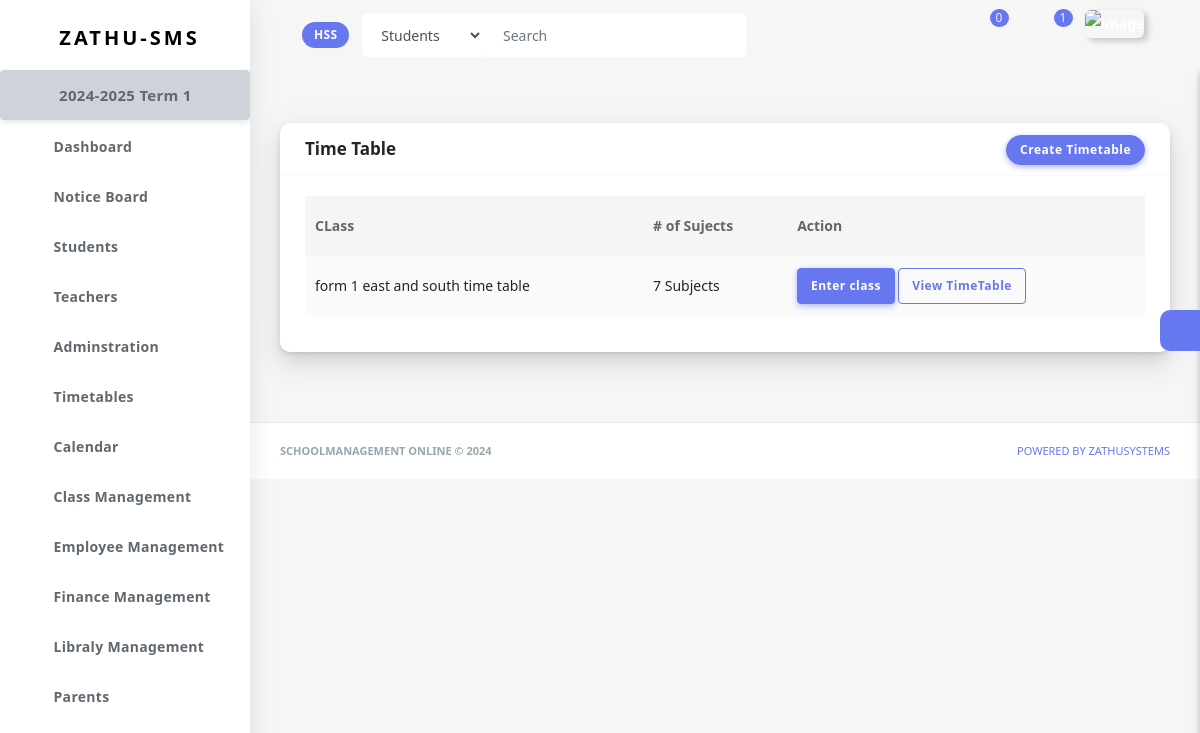
/timetable/all-time-tables-40b1d377-6656-44b4-9429-142e877d579a/ (signed in), run on the app's committed database.
### schooladminstration/models.py (models this page shows)
class Institution(models.Model):
    institution_name=models.CharField(max_length=50)
    id=models.CharField(primary_key=True, max_length=100, blank=True, unique=True, default=uuid.uuid4)
    user=models.ForeignKey(get_user_model(), on_delete=models.CASCADE, related_name='institution', blank=True, null=True, default=None)
    name_of_head=models.CharField(max_length=50, null=True, blank=True, default=None)
    name_of_principal=models.CharField(max_length=50, null=True, blank=True, default=None)
    name_of_registrar=models.CharField(max_length=50, null=True, blank=True, default=None)
    phone=models.CharField(max_length=50, null=True, blank=True)
    country=models.CharField(max_length=50, null=True, blank=True)
    city=models.CharField(max_length=50, null=True, blank=True)
    tried_subscription=models.BooleanField(default=False)
    created_at = models.DateTimeField(default=timezone.now, null=True, blank=True)
    edu=(
        ('primary education', 'Primary Education'),
        ('secondary education', 'Secondary Education'),
        ('tertialy education', 'Tertiary Education'),
    )
    edu_offer=models.CharField(max_length=20, choices=edu)
    def __str__(self):
        return self.institution_name

### school_calendar/models.py (models this page shows)
class AcademicYear(models.Model):
    institution=models.ForeignKey(Institution, on_delete=models.CASCADE, related_name='academic_year')
    year=models.CharField(max_length=9, help_text='e.g 2024-2025')
    start_date=models.DateField(help_text='starting date of this academic year')
    end_date=models.DateField(help_text='ending date of this academic year')
    date=models.DateField(auto_now_add=True)
    closed=models.BooleanField(default=False)
    def __str__(self):
        return f'{self.year}'

class Term(models.Model):
    institution=models.ForeignKey(Institution, on_delete=models.CASCADE, related_name='terms')
    academic_year=models.ForeignKey(AcademicYear, on_delete=models.CASCADE, related_name='terms')
    title=models.CharField(max_length=50, help_text='e.g Term 1/Semister 2')
    start_date=models.DateField(help_text='starting date of this term/semister')
    end_date=models.DateField(help_text='ending date of this Term/Semister')
    date=models.DateField(auto_now_add=True)
    closed=models.BooleanField(default=False)
    def __str__(self):
        return f'{self.title}'

### timetable/models.py (models this page shows)
class TimeTable(models.Model):
    school=models.ForeignKey(Institution, on_delete=models.CASCADE, related_name='titmetable')
    title=models.CharField(max_length=50, null=True, blank=True, default=None)
    classes=models.ManyToManyField(ClassRoom, null=True, blank=True, default=None , related_name='timetable')
    date_created=models.DateTimeField(auto_now_add=True)

### timetable/views.py (the view, shortened to what this page needs)
# urls.py: path('all-time-tables-<uuid:school_id>/', time_tables, name='time_tables'),
@login_required
def time_tables(request, school_id):
    if is_approved_account(request)==False: return redirect('main:un_approved')
    institution=get_institution(request, school_id)
    classes=ClassRoom.objects.filter(school=institution)
    time_table_data=TimeTable.objects.filter(school=institution)
    form=TimeTableForm()
    day_of_week=datetime.today().weekday()
    days = ["monday", "tuesday", "wednesday", "thursday", "friday", "saturday", "sunday"]
    day = days[day_of_week]
    cont={
        'data':time_table_data,
        'form':form,
        'classes':classes,
        'day':day,
        'school_id':school_id,
        'institution':institution
    }
    return render(request, 'templates/timetable/time_tables.html', cont)

### timetable/forms.py
class TimeTableForm(forms.ModelForm):
    class Meta:
        model = TimeTable
        fields = (
            'title',
        )
    def __init__(self, *args, **kwargs):
        super(TimeTableForm, self).__init__(*args, **kwargs)
        self.fields['title'].widget.attrs.update({'class':'form-control'})

### chatapp/context_processors.py (called while the page is built)
def chat_global_data(request):
    chats=None
    if request.user.is_authenticated:
        chats=Chat.objects.filter(users=(request.user)).order_by('-udated_at')
        counter_chats=Chat.objects.filter(users=(request.user)).order_by('-udated_at')[:6]
        counter=0
        for chat in counter_chats:
            messages=chat.chat_messages.filter(receiver=request.user, seen=False)
            if messages:
                counter+=1
                continue
        return {'counter_chats':counter_chats, 'chats': chats, 'counter':counter}
    return {'mkkk': chats}

### chatapp/models.py (called while the page is built)
    def unseen_msgs(self):
        msgs=self.chat_messages.filter(seen=False)
        if msgs:
            return msgs.last()
        return None

### landing_page/context_processors.py (called while the page is built)
def global_data(request):
    ins=SystemFeature.objects.all()[0:5]
    return {'featuress': ins, }

### main/templatetags/custom_filter.py (called while the page is built)
@register.filter
def first_letters(value):
    value = str(value)
    return ''.join([word[0] for word in value.split() if word]).upper()

### main/templatetags/timeago_filters.py (called while the page is built)
@register.filter
def timeago(value):
    if not isinstance(value, datetime.datetime):
        return value
    now_time = now()
    delta = now_time - value
    seconds = delta.total_seconds()
    minutes = seconds / 60
    hours = minutes / 60
    days = hours / 24
    weeks = days / 7
    months = days / 30
    years = days / 365
    if seconds < 60:
        return f"{int(seconds)}s"
    elif minutes < 60:
        return f"{int(minutes)}m"
    elif hours < 24:
        return f"{int(hours)}h"
    elif days < 7:
        return f"{int(days)}d"
    elif weeks < 4:
        return f"{int(weeks)}w"
    elif months < 12:
        return f"{int(months)}mo"
    else:
        return f"{int(years)}y"

### main/utils.py (called while the page is built)
def get_institution(request, school_id):
    istitution=get_object_or_404(Institution, id=school_id)
    return istitution

def is_admin(request):
    try:
        institution=get_object_or_404(Institution, user=request.user)
        if institution:
            return True
    except:
        return False

def is_teacher(request):
    try:
        instructor=get_object_or_404(Instructor, user=request.user)
        if instructor:
            return True
    except:
        return False

### templates/templates/timetable/time_tables.html (shortened to what this page needs)
{% extends 'templates/main/base.html' %}
{% block content %}
<section class="section">
  <div class="section-body">
  <div class="row">
      <div class="col-12">
        <div class="card">
          <div class="card-header">
              <h4 class="d-inline">Time Table</h4>
              <div class="card-header-action">
                <button id="show_modal" type="button" class="btn btn-primary" data-toggle="modal" data-target="#exampleModal">
                  Create Timetable
                </button>
              </div>
          </div>
          <div class="card-body">
            <div class="table-responsive">
              <table class="table table-striped table-hover" style="width:100%;">
                <thead>
                  <tr>
                    <th>CLass</th>
                    <th># of Sujects</th>
                    <th>Action</th>
                  </tr>
                </thead>
                <tbody>
                  {% for d in data %}
                  <tr>
                      <td>
                          {{d.title}} time table
                      </td>
                      <td>
                          {{d.timetable_subjects.all.count}} Subjects
                      </td>
                      <td><a href="{% url 'timetable:inclass_time_table' d.id school_id %}" class="btn btn-primary">Enter class</a>
                        <a href="{% url 'timetable:time_table' d.id school_id %}" class="btn btn-outline-primary">
                          View TimeTable
                        </a>
                      </td>
                  </tr>
                  {% endfor %}
                </tbody>
              </table>
            </div>
          </div>
        </div>
      </div>
    </div>
  </div>
  </section>
{% endblock %}

### templates/templates/main/header.html (shortened to what this page needs)
{% load static %}
{% load timeago_filters %}
{% load custom_filter %}
   <div class="navbar-bg"></div>
      <nav class="navbar navbar-expand-lg main-navbar sticky">
        <div class="form-inline mr-auto">
          <ul class="navbar-nav mr-3">
            <li><a href="#" data-toggle="sidebar" class="nav-link nav-link-lg
									collapse-btn"> </a></li>
            <li><a href="{% url 'accounts:school_p' %}" class="nav-link nav-link-lg">
                <span class="badge badge-primary"><span class="text-white">{{institution|first_letters}}</span> </span>
              </a></li>
            <li>
              <form class="form-inline mr-auto" action="{% url 'search:search' school_id %}">
                <div class="search-element">
                  <select class="form-control" name="category" id="">
                    <option value="students">Students</option>
                  </select>
                  <input class="form-control" type="search" {% if q %} value="{{q}}" {% endif %} name="q" placeholder="Search" aria-label="Search" data-width="200">
                  <button class="btn" type="submit">
                    <i class="fas fa-search"></i>
                  </button>
                </div>
              </form>
            </li>
          </ul>
        </div>
        <ul class="navbar-nav navbar-right">
          <li class="dropdown dropdown-list-toggle"><a href="#" data-toggle="dropdown"
              class="nav-link nav-link-lg message-toggle">
              <span class="badge headerBadge1">
                {{counter}} </span> </a>
          </li>
          <li class="dropdown dropdown-list-toggle">
            <a href="#" data-toggle="dropdown"
              class="nav-link nav-link-lg notification-toggle message-toggle">
              <i data-feather="bell" class="bell"></i>
              <span class="badge headerBadge1">
                {{n_counter}}
              </span>
            </a>
          </li>
          <li class="dropdown"><a href="#" data-toggle="dropdown"
              class="nav-link dropdown-toggle nav-link-lg nav-link-user"> <img alt="image" src="{% static 'assets/img/user.png' %}"
                class="user-img-radious-style"> </a>
          </li>
          <li class="dropdown">
            <a href="#" data-toggle="dropdown"
            class="nav-link dropdown-toggle nav-link-lg nav-link-user">
          </a>
        </li>
        </ul>
      </nav>

### templates/templates/main/sidebar.html (shortened to what this page needs)
{% load static %}
<div class="main-sidebar sidebar-style-2">
        <aside id="sidebar-wrapper">
          <div class="sidebar-brand">
            <a href=""> <img alt="" src="{% static 'assets/img/logo.png' %}" class="header-logo" /> <span
                class="logo-name">Zathu-SMS</span>
            </a>
          </div>
          <ul class="sidebar-menu">
            <li class="dropdown">
              <a href="{% url 'school_calendar:calendar_list' school_id %}" style="font-size: 15px; font-weight: 70px;" class="btn btn-secondary"> {{institution.academic_year.last}} {{institution.academic_year.last.terms.last|title}} </a>
            </li>
            <li class="dropdown">
              <a href="{% url 'main:dashboard' school_id %}" class="nav-link"><span>Dashboard</span></a>
            </li>
            <li class="dropdown">
              <a href="{% url 'main:notice_board' school_id %}" class="nav-link"><span>Notice Board</span></a>
            </li>
            <li class="dropdown">
              <a href="{% url 'student:students' school_id %}" class="nav-link"><span>Students</span></a>
            </li>
            <li class="dropdown">
              <a href="{% url 'teacher:teachers' school_id %}" class="nav-link"><span>Teachers</span></a>
            </li>
            <li class="dropdown">
              <a href="#" class="menu-toggle nav-link has-dropdown"><span>Adminstration</span></a>
            </li>
            <li class="dropdown">
              <a href="#" class="menu-toggle nav-link has-dropdown"><span>Timetables</span></a>
            </li>
            <li class="dropdown">
              <a href="#" class="menu-toggle nav-link has-dropdown"><span>Calendar</span></a>
            </li>
            <li class="dropdown">
              <a href="#" class="menu-toggle nav-link has-dropdown"><span>Class Management</span></a>
            </li>
            <li class="dropdown">
              <a href="#" class="menu-toggle nav-link has-dropdown"><span>Employee Management</span></a>
            </li>
            <li class="dropdown">
              <a href="#" class="menu-toggle nav-link has-dropdown"><span>Finance Management</span></a>
            </li>
            <li class="dropdown">
              <a href="#" class="menu-toggle nav-link has-dropdown"><span>Libraly Management</span></a>
            </li>
            <li class="dropdown">
              <a href="{% url 'school_admin:parents' school_id %}" class="nav-link"><span>Parents</span></a>
            </li>
           <br><br><br>
          </ul>
        </aside>
      </div>

### data on the page
Institution: institution_name "HSS", academic_year.last "2024-2025", academic_year.last.terms.last "Term 1"
TimeTable: title "form 1 east and south", timetable_subjects.all.count "7"

### other printed values
{{ counter }} "0"
{{ n_counter }} "1"
